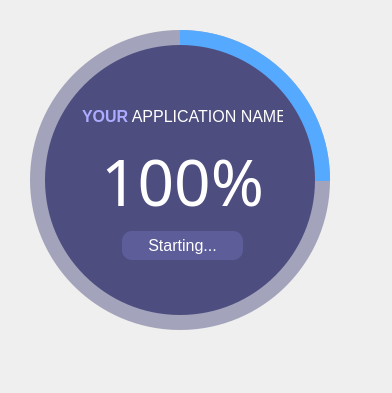
<?xml version="1.0" encoding="UTF-8"?>
<ui version="4.0">
 <class>Form</class>
 <widget class="QWidget" name="Form">
  <property name="geometry">
   <rect>
    <x>0</x>
    <y>0</y>
    <width>392</width>
    <height>393</height>
   </rect>
  </property>
  <property name="windowTitle">
   <string>Form</string>
  </property>
  <widget class="QWidget" name="centeralwidget" native="true">
   <property name="geometry">
    <rect>
     <x>10</x>
     <y>10</y>
     <width>351</width>
     <height>351</height>
    </rect>
   </property>
   <property name="autoFillBackground">
    <bool>false</bool>
   </property>
   <property name="styleSheet">
    <string notr="true"/>
   </property>
   <widget class="QFrame" name="circualrProgressBarBase">
    <property name="geometry">
     <rect>
      <x>10</x>
      <y>10</y>
      <width>320</width>
      <height>320</height>
     </rect>
    </property>
    <property name="frameShape">
     <enum>QFrame::NoFrame</enum>
    </property>
    <property name="frameShadow">
     <enum>QFrame::Raised</enum>
    </property>
    <widget class="QFrame" name="circularBg">
     <property name="geometry">
      <rect>
       <x>10</x>
       <y>10</y>
       <width>300</width>
       <height>300</height>
      </rect>
     </property>
     <property name="styleSheet">
      <string notr="true">QFrame{
	border-radius: 150px;
	background-color: qconicalgradient(cx:0.5, cy:0.5, angle:90, stop:0.749 rgba(255, 0, 127, 0), stop:0.750 rgba(85, 170, 255, 255));
}</string>
     </property>
     <property name="frameShape">
      <enum>QFrame::NoFrame</enum>
     </property>
     <property name="frameShadow">
      <enum>QFrame::Raised</enum>
     </property>
    </widget>
    <widget class="QFrame" name="circularProgress">
     <property name="geometry">
      <rect>
       <x>10</x>
       <y>10</y>
       <width>300</width>
       <height>300</height>
      </rect>
     </property>
     <property name="styleSheet">
      <string notr="true">QFrame{
	border-radius: 150px;
	background-color: rgba(77, 77, 127,120);
}</string>
     </property>
     <property name="frameShape">
      <enum>QFrame::NoFrame</enum>
     </property>
     <property name="frameShadow">
      <enum>QFrame::Raised</enum>
     </property>
    </widget>
    <widget class="QFrame" name="container">
     <property name="geometry">
      <rect>
       <x>25</x>
       <y>25</y>
       <width>270</width>
       <height>270</height>
      </rect>
     </property>
     <property name="styleSheet">
      <string notr="true">QFrame{
	border-radius: 135px;
	background-color: rgb(77, 77, 127);
}</string>
     </property>
     <property name="frameShape">
      <enum>QFrame::StyledPanel</enum>
     </property>
     <property name="frameShadow">
      <enum>QFrame::Raised</enum>
     </property>
     <widget class="QWidget" name="">
      <property name="geometry">
       <rect>
        <x>37</x>
        <y>57</y>
        <width>201</width>
        <height>158</height>
       </rect>
      </property>
      <layout class="QGridLayout" name="gridLayout">
       <item row="2" column="0">
        <widget class="QLabel" name="labelTitle_2">
         <property name="font">
          <font>
           <pointsize>12</pointsize>
          </font>
         </property>
         <property name="styleSheet">
          <string notr="true">QLabel{
	border-radius: 10px;
	background-color: rgb(93, 93, 154);
	color: #ffffff;
	margin-left: 40px;
	margin-right: 40px;
}</string>
         </property>
         <property name="text">
          <string>&lt;html&gt;&lt;head/&gt;&lt;body&gt;&lt;p&gt;Starting...&lt;/p&gt;&lt;/body&gt;&lt;/html&gt;</string>
         </property>
         <property name="alignment">
          <set>Qt::AlignCenter</set>
         </property>
        </widget>
       </item>
       <item row="1" column="0">
        <widget class="QLabel" name="labelPercentage">
         <property name="font">
          <font>
           <family>Gadugi</family>
           <pointsize>68</pointsize>
          </font>
         </property>
         <property name="styleSheet">
          <string notr="true">background-color: none;
color: #FFFFFF</string>
         </property>
         <property name="text">
          <string>&lt;html&gt;&lt;head/&gt;&lt;body&gt;&lt;p&gt;&lt;span style=&quot; font-size:48pt;&quot;&gt;100%&lt;/span&gt;&lt;/p&gt;&lt;/body&gt;&lt;/html&gt;</string>
         </property>
         <property name="alignment">
          <set>Qt::AlignCenter</set>
         </property>
        </widget>
       </item>
       <item row="0" column="0">
        <widget class="QLabel" name="labelTitle">
         <property name="font">
          <font>
           <pointsize>12</pointsize>
          </font>
         </property>
         <property name="styleSheet">
          <string notr="true">background-color: none;
color: #FFFFFF</string>
         </property>
         <property name="text">
          <string>&lt;html&gt;&lt;head/&gt;&lt;body&gt;&lt;p&gt;&lt;span style=&quot; font-weight:700; color:#ababff;&quot;&gt;YOUR&lt;/span&gt; APPLICATION NAME&lt;/p&gt;&lt;/body&gt;&lt;/html&gt;</string>
         </property>
         <property name="alignment">
          <set>Qt::AlignCenter</set>
         </property>
        </widget>
       </item>
      </layout>
     </widget>
    </widget>
    <zorder>circularProgress</zorder>
    <zorder>circularBg</zorder>
    <zorder>container</zorder>
   </widget>
  </widget>
 </widget>
 <resources/>
 <connections/>
</ui>
